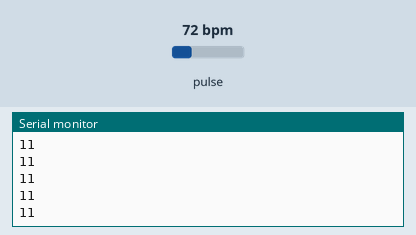
This sketch was run on a simulated Arduino Uno, built with avr-gcc and run on an emulated ATmega328P. On the bench: the last lines printed to the serial monitor. The inputs (shaded band) are chosen by the test bench; at power-on: pulse 72 bpm.

Above: at 1.2 s.
1.3 s: pulse set to 42 bpm
At 2.4 s:
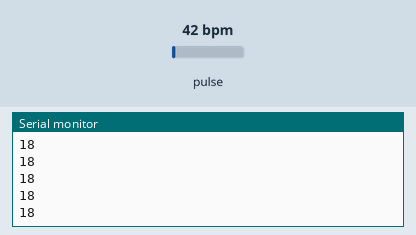
2.8 s: pulse set to 70 bpm
At 3.5 s:
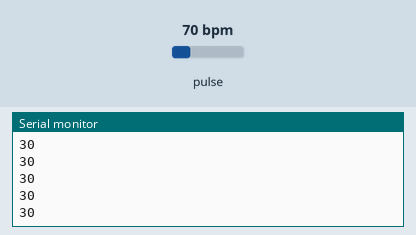
Timing chart, 0 to 5.8 s (numbered marks = the images above; inputs shaded):
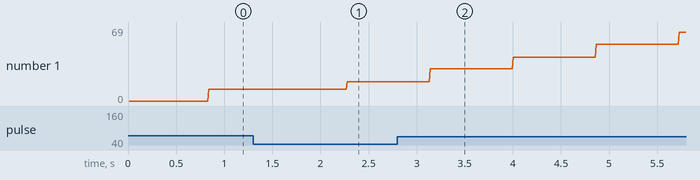

Measured:
- after the input at 1.3 s, the serial monitor: prints a new line after 0.98 s (image 1)
- after the input at 2.8 s, the serial monitor: prints a new line after 0.34 s (image 2)
- plotted number 1: 11 → 18 after the input at 1.3 s, 18 → 69 after the input at 2.8 s

The sketch:

arduino.ino
```cpp
#include <Wire.h>
#include "MAX30105.h"
#include "heartRate.h"

MAX30105 particleSensor;

const byte RATE_SIZE = 6;
byte rates[RATE_SIZE];
byte rateSpot = 0;
long lastBeat = 0;
float beatsPerMinute;
int beatAvg;

void setup() {
  Serial.begin(9600);
  if (!particleSensor.begin(Wire, I2C_SPEED_FAST)) {
    Serial.println("MAX30102 not found. Check wiring.");
    while (1);
  }
  particleSensor.setup();
  particleSensor.setPulseAmplitudeRed(0x0A);
  particleSensor.setPulseAmplitudeGreen(0);
}

void loop() {
  long irValue = particleSensor.getIR();

  if (checkForBeat(irValue) == true) {
    long delta = millis() - lastBeat;
    lastBeat = millis();
    beatsPerMinute = 60 / (delta / 1000.0);

    if (beatsPerMinute < 255 && beatsPerMinute > 20) {
      rates[rateSpot++] = (byte)beatsPerMinute;
      rateSpot %= RATE_SIZE;
      beatAvg = 0;
      for (byte x = 0; x < RATE_SIZE; x++) beatAvg += rates[x];
      beatAvg /= RATE_SIZE;
    }
  }

  // Only print if finger is detected
  if (irValue > 50000) {
    Serial.println(beatAvg);
  }
}
```
